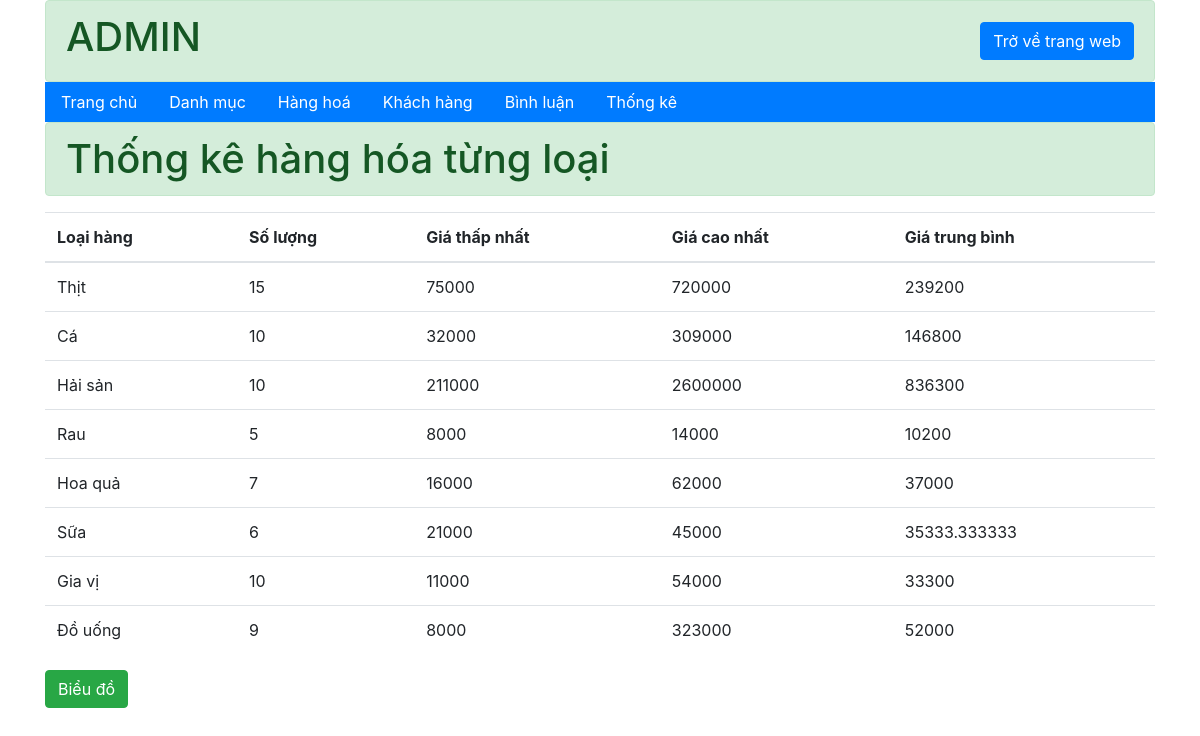
The page /admin/thong-ke/index.php (signed in) on the database its author committed.
### tables this page shows
CREATE TABLE `loai` (
  `ma_loai` int(10) NOT NULL COMMENT 'mã loại hàng',
  `ten_loai` varchar(50) NOT NULL COMMENT 'tên loại hàng'
);

### admin/thong-ke/index.php (called while the page is built, shortened)
<?php
    require "../../dao/pdo.php";
    require "../../dao/thong_ke.php";
    if(isset($_REQUEST['chart'])){
        $item=thong_ke_hang_hoa();
        $view_name="chart.php";
    }else{
        $item=thong_ke_hang_hoa();
    }
    require "../layout.php";
?>

### dao/pdo.php (called while the page is built, shortened)
<?php
function pdo_get_connection(){
    $hostname='localhost';
    $dbname='xsshop';
    $username = 'root';
    $password = '';
    try{
        $connect = new PDO("mysql:host=$hostname;dbname=$dbname", $username, $password);
        $connect->setAttribute(PDO::ATTR_ERRMODE, PDO::ERRMODE_EXCEPTION);
        return $connect;
    }catch(PDOException $e){
        $e->getMessage();
    }
}
function pdo_query($sql){
    $sql_args = array_slice(func_get_args(), 1);
    try{
        $connect = pdo_get_connection();
        $stmt = $connect->prepare($sql);
        $stmt->execute($sql_args);
        $rows = $stmt->fetchAll();
        return $rows;
    }
    catch(PDOException $e){
        throw $e;
    }
    finally{
        unset($connect);
    }
}
?>

### dao/thong_ke.php (called while the page is built)
<?php
function thong_ke_hang_hoa(){
    $sql = "SELECT loai.ma_loai, loai.ten_loai, COUNT(*) so_luong, MIN(hang_hoa.don_gia) gia_min, MAX(hang_hoa.don_gia) gia_max, AVG(hang_hoa.don_gia) gia_avg FROM hang_hoa JOIN loai ON loai.ma_loai=hang_hoa.ma_loai GROUP BY loai.ma_loai, loai.ten_loai";
    return pdo_query($sql);
}
?>

### admin/thong-ke/list.php (the view)
<div class="container">
    <h1 class="alert alert-success">Thống kê hàng hóa từng loại</h1>
    <table class="table">
        <thead>
            <tr>
                <th>Loại hàng</th>
                <th>Số lượng</th>
                <th>Giá thấp nhất</th>
                <th>Giá cao nhất</th>
                <th>Giá trung bình</th>
            </tr>
        </thead>
        <tbody>
            <?php
            foreach($item as $loai){
                ?>
                <tr>
                    <td><?php echo $loai['ten_loai']?></td>
                    <td><?php echo $loai['so_luong']?></td>
                    <td><?php echo $loai['gia_min']?></td>
                    <td><?php echo $loai['gia_max']?></td>
                    <td><?php echo $loai['gia_avg']?></td>
                </tr>
                <?php
            }
            ?>
        </tbody>
    </table>
    <a class="btn btn-success" href="index.php?chart">Biểu đồ</a>
</div>

### rows shown on the page
loai: ten_loai "Thịt", so_luong "15", gia_min "75000", gia_max "720000", gia_avg "239200"
loai: ten_loai "Cá", so_luong "10", gia_min "32000", gia_max "309000", gia_avg "146800"
loai: ten_loai "Hải sản", so_luong "10", gia_min "211000", gia_max "2600000", gia_avg "836300"
loai: ten_loai "Rau", so_luong "5", gia_min "8000", gia_max "14000", gia_avg "10200"
loai: ten_loai "Hoa quả", so_luong "7", gia_min "16000", gia_max "62000", gia_avg "37000"
loai: ten_loai "Sữa", so_luong "6", gia_min "21000", gia_max "45000", gia_avg "35333.333333"
loai: ten_loai "Gia vị", so_luong "10", gia_min "11000", gia_max "54000", gia_avg "33300"
loai: ten_loai "Đồ uống", so_luong "9", gia_min "8000", gia_max "323000", gia_avg "52000"
